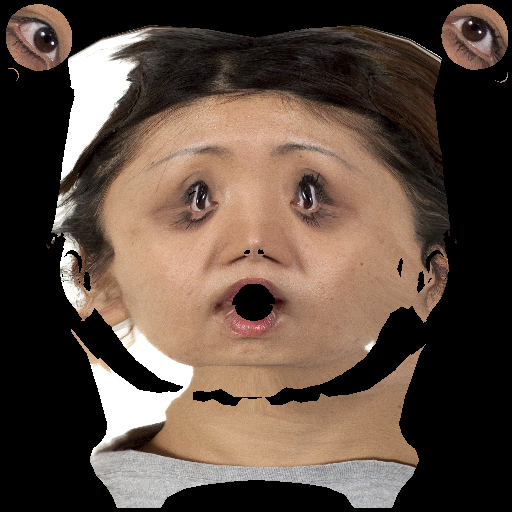
#> input picture origin data/CFD-AF-212-097-N.png, 512 x 512 px, found by its file name; its folder holds 4 pictures in this run
$ python genarator.py
#> lines starting #> are read from the running program, lines starting #| are printed output that depends on the picture; after the words box and inside, x2 and y2 are one past the last pixel; in counts of white or black regions, pixels touching at a corner belong together
import cv2
from os import listdir
from os.path import isfile,join
import os
import numpy as np


src_path=r"D:\Mitek\GAN train\black region\origin data"
des_path=r"D:\Mitek\GAN train\black region\black_data"

all_file=[f for f in listdir(src_path) if isfile(join(src_path,f))]
num_file=len(all_file)
for file in all_file:
    print(file)
    file_dir=src_path+"\\"+file
    print(file_dir)
    image=cv2.imread(file_dir)
#> image is the input picture: shape (512, 512, 3); mean B, G, R 64.6, 75.5, 92.3
    dimension=image.shape
#> dimension = (512, 512, 3)
    width=dimension[0]
#> width = 512
    height=dimension[1]
#> height = 512
    y_coord=width//4
#> y_coord = 128
    x_coord=height//4
#> x_coord = 128
    x=np.random.randint(0,0.75*width)
#> x = 172
    y=np.random.randint(0,0.75*width)
#> y = 47
    l_1=x+np.random.randint(0.25*width,0.4*width)
#> l_1 = 364
    l_2=y+np.random.randint(0.25*height,0.4*height)
#> l_2 = 242
    print(f'x={x} y={y} l_1={l_1} l_2={l_2}')
#| x=172 y=47 l_1=364 l_2=242
    cv2.rectangle(image, (x, y), (l_1, l_2), (0, 0, 0), -1)
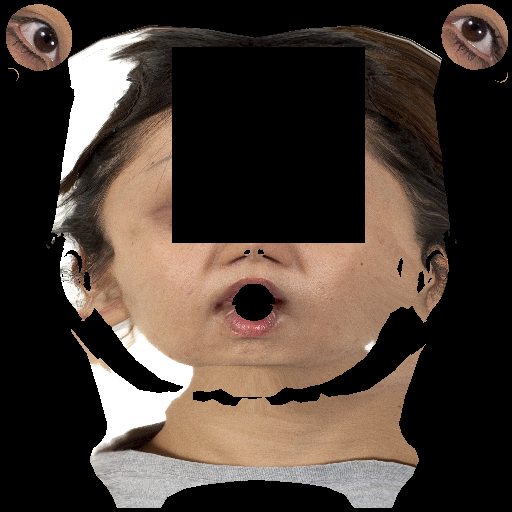
#> image: shape (512, 512, 3); 14.43% of pixels changed, all inside (x1, y1, x2, y2) = (172, 47, 365, 243)


    file_name=file[0:file.find(".")]+"_black.png"
    destination_path=os.path.join(des_path,file_name)
    cv2.imwrite(destination_path,image)
#> pass 2 of the loop `for file in all_file:`:
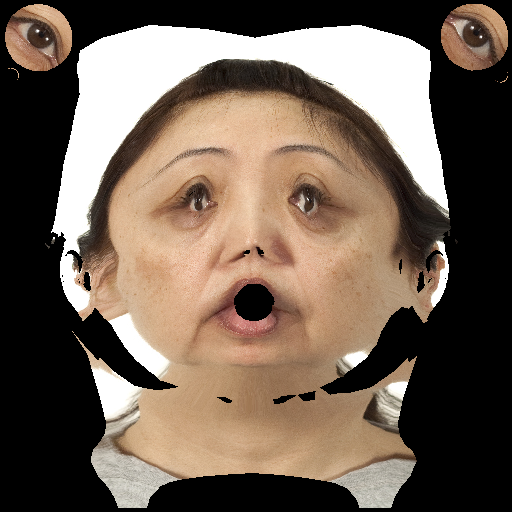
#> input picture origin data/CFD-AF-231-357-N.png, 512 x 512 px, found by its file name
#> image is the input picture: shape (512, 512, 3); mean B, G, R 84.8, 97.8, 113.6
#| x=251 y=195 l_1=388 l_2=344
#> `cv2.rectangle(image, (x, y), (l_1, l_2), (0, 0, 0), -1)`:
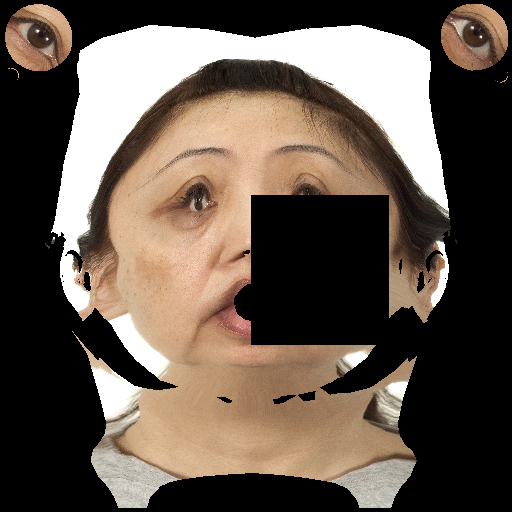
#> image: shape (512, 512, 3); 7.56% of pixels changed, all inside (x1, y1, x2, y2) = (251, 195, 389, 345)
#> pass 3 of the loop `for file in all_file:`:
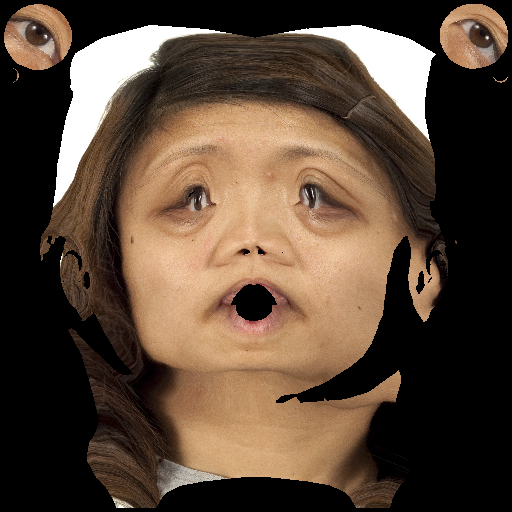
#> input picture origin data/CFD-AF-241-141-N.png, 512 x 512 px, found by its file name
#> image is the input picture: shape (512, 512, 3); mean B, G, R 55.8, 71, 89.5
#| x=242 y=292 l_1=440 l_2=432
#> `cv2.rectangle(image, (x, y), (l_1, l_2), (0, 0, 0), -1)`:
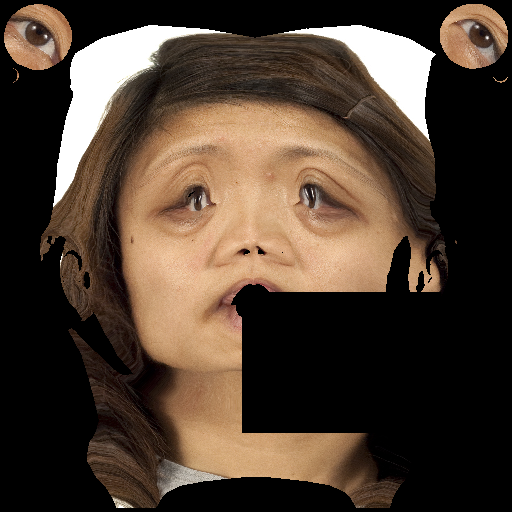
#> image: shape (512, 512, 3); 6.72% of pixels changed, all inside (x1, y1, x2, y2) = (242, 292, 441, 433)
#> the loop made 4 passes; the first 3 are shown
